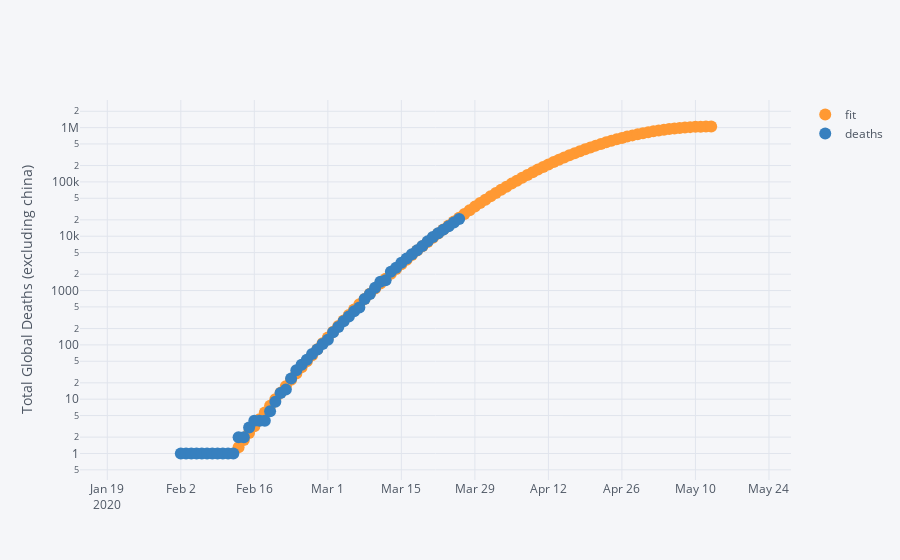
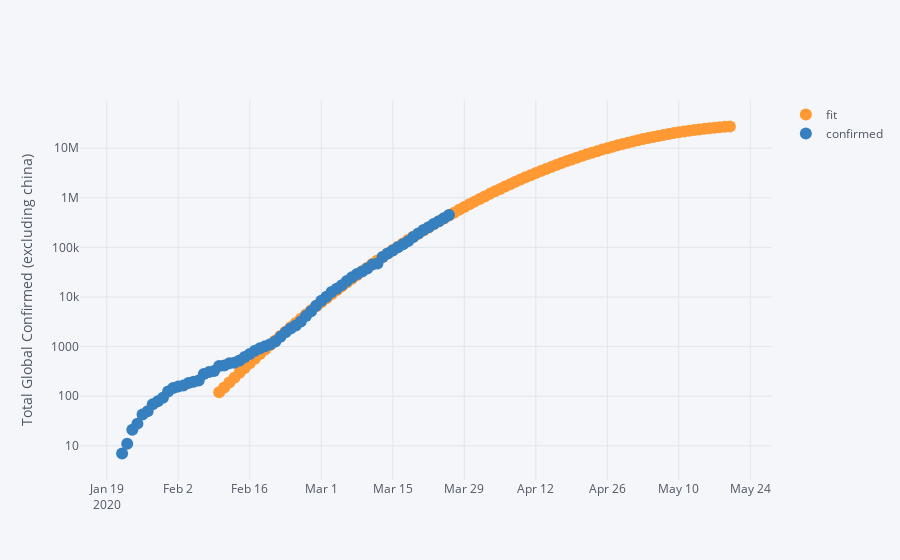
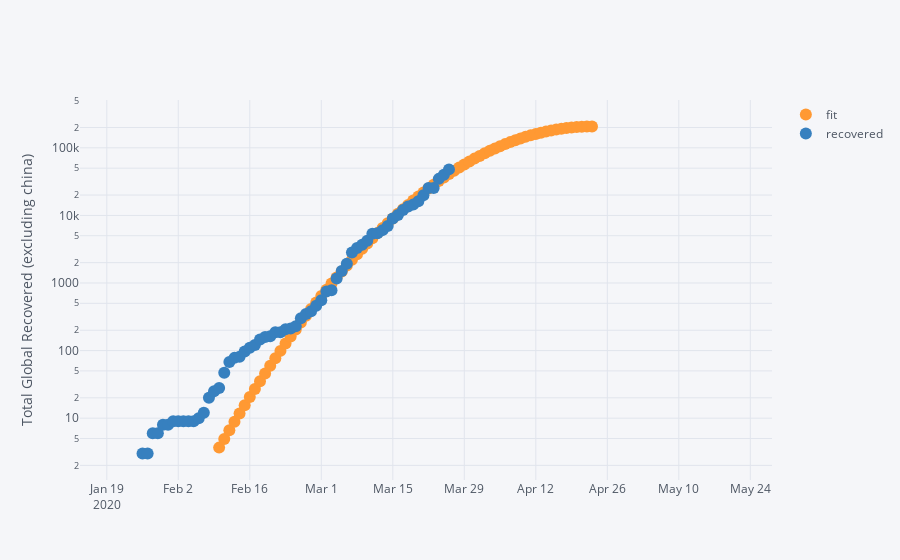

These figures' notebook cell, in order:
### Code cell
category = 'deaths'
threshold_for_model = {'recovered': 300, 'confirmed': 1000, 'deaths': 10}

def generate_model(category):
    df = get_data_V2(category)
    globe = get_globe(df, category, threshold=threshold_for_model[category])
    x = globe['date'].astype(int)
    c, b, a = np.polyfit(x, globe[category], 2)
    x = pd.Series(pd.date_range('2020-02-10', '2020-05-20')).astype(int)
    fit = a + b*x + c*x*x
    extra = pd.DataFrame(data=fit, columns=['fit'])
    extra['date'] = pd.to_datetime(x)
    extra = extra.set_index('date')

    globe = get_globe(df, category)
    fit = pd.concat((globe.set_index('date'), extra), axis=1)
    fit.loc[(fit<0)['fit'], 'fit'] = np.nan
    fit.loc[(fit.diff()<0)['fit'], 'fit'] = np.nan
    fit.apply(np.exp)[['fit', category]].iplot(logy=True, yTitle=f'Total Global {category.capitalize()} (excluding china)', mode='markers')
    
generate_model('deaths')
generate_model('confirmed')
generate_model('recovered')
